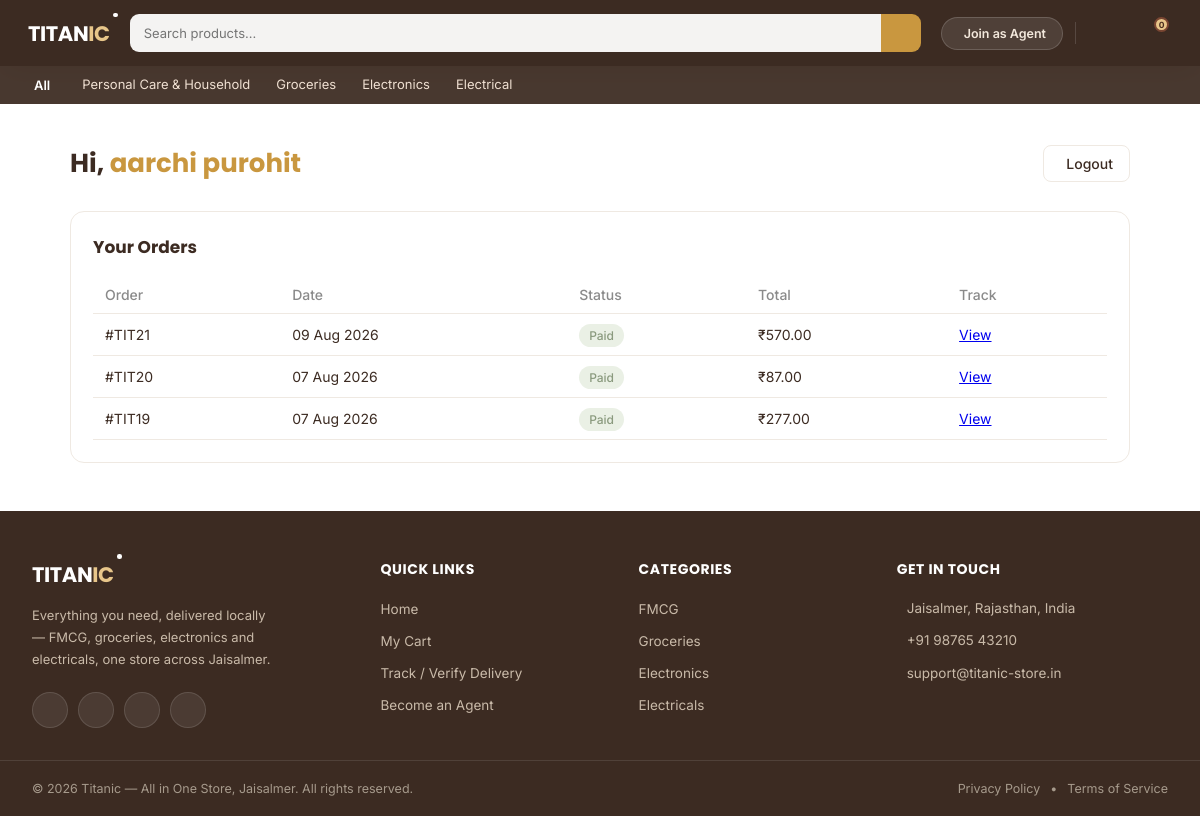
/customer/dashboard/ (signed in), run on an earlier commit of the app's database.
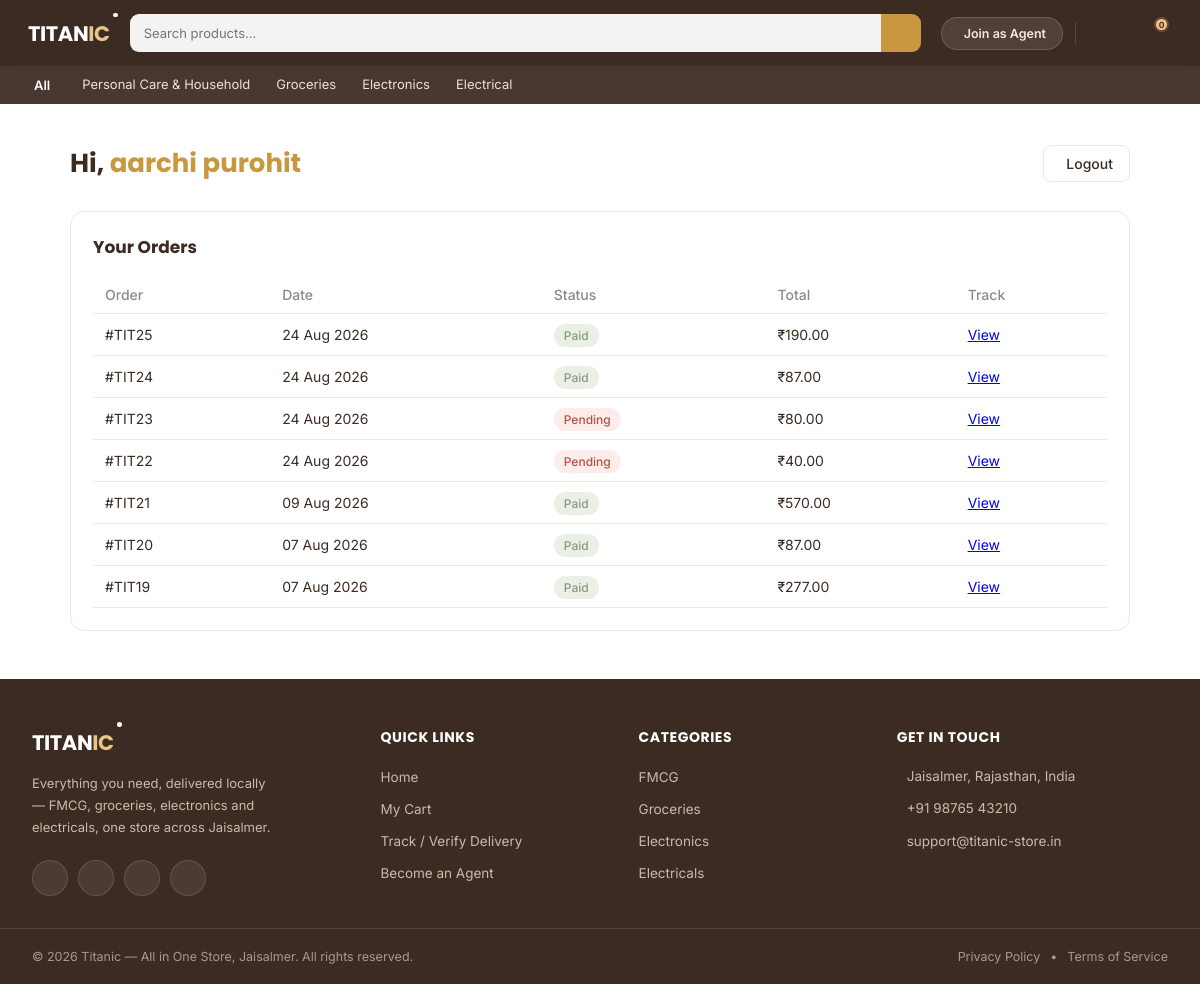
And on a later commit of the database.
### customers/models.py (models this page shows, shortened)
class Customer(models.Model):
    user = models.OneToOneField(User, on_delete=models.CASCADE)
    name = models.CharField(max_length=100)
    phone = models.CharField(max_length=15)
    created_at = models.DateTimeField(auto_now_add=True)

### orders/models.py (models this page shows, shortened)
class Order(models.Model):
    STATUS_CHOICES = [
        ('pending', 'Pending'),
        ('paid', 'Paid'),
        ('shipped', 'Shipped'),
        ('delivered', 'Delivered'),
    ]
    customer = models.ForeignKey(User, null=True, blank=True, on_delete=models.SET_NULL, related_name='orders')
    full_name = models.CharField(max_length=100)
    phone = models.CharField(max_length=15)
    address = models.TextField()
    pincode = models.CharField(max_length=10)
    referred_by = models.ForeignKey(Agent, null=True, blank=True, on_delete=models.SET_NULL)
    status = models.CharField(max_length=20, choices=STATUS_CHOICES, default='pending')
    delivery_otp = models.CharField(max_length=6, null=True, blank=True)
    razorpay_order_id = models.CharField(max_length=100, null=True, blank=True)
    created_at = models.DateTimeField(auto_now_add=True)

### customers/views.py (the view)
# urls.py: path('customer/dashboard/', views.customer_dashboard, name='customer_dashboard'),
@login_required(login_url='customer_login')
def customer_dashboard(request):
    if not hasattr(request.user, 'customer'):
        messages.error(request, 'Ye page sirf customers ke liye hai.')
        return redirect('customer_login')
    customer = request.user.customer
    orders = request.user.orders.all().order_by('-created_at')
    orders_with_total = []
    for order in orders:
        total = sum(item.price_at_purchase * item.quantity for item in order.items.all())
        orders_with_total.append({'order': order, 'total': total})
    return render(request, 'customers/dashboard.html', {
        'customer': customer,
        'orders_with_total': orders_with_total,
    })

### products/context_processors.py (called while the page is built)
def featured_categories(request):
    return {
        'featured_categories': {
            'fmcg': Categories.objects.filter(parent=None, name__in=['FMCG', 'Fmcg', 'Personal Care & Household', 'Personal Care & Household']).first(),
            'groceries': Categories.objects.filter(parent=None, name__in=['Groceries', 'Grocery']).first(),
            'electronics': Categories.objects.filter(parent=None, name__in=['Electronics']).first(),
            'electricals': Categories.objects.filter(parent=None, name__in=['Electrical', 'Electricals']).first(),
        }
    }

### customers/templates/customers/dashboard.html (shortened to what this page needs)
{% extends 'base.html' %}
{% load static %}
{% block content %}
<link rel="stylesheet" href="{% static 'customers/dashboard.css' %}">
<div class="dash-wrap">
    <div class="dash-header">
        <h1>Hi, <span>{{ customer.name }}</span></h1>
        <a href="{% url 'customer_logout' %}" class="dash-logout">
             Logout
        </a>
    </div>
    <div class="dash-section">
        <h3>Your Orders</h3>
        <table class="dash-table">
            <thead>
                <tr>
                    <th>Order</th>
                    <th>Date</th>
                    <th>Status</th>
                    <th>Total</th>
                    <th>Track</th>
                </tr>
            </thead>
            <tbody>
                {% for entry in orders_with_total %}
                <tr>
                    <td>#TIT{{ entry.order.id }}</td>
                    <td>{{ entry.order.created_at|date:"d M Y" }}</td>
                    <td><span class="badge badge-{{ entry.order.status }}">{{ entry.order.get_status_display }}</span></td>
                    <td>₹{{ entry.total }}</td>
                    <td><a href="{% url 'order_success' entry.order.id %}">View</a></td>
                </tr>
                {% empty %}
                <tr><td colspan="5" class="empty-row">No orders yet. Start shopping!</td></tr>
                {% endfor %}
            </tbody>
        </table>
    </div>
</div>
{% endblock %}

### templates/base.html (shortened to what this page needs)
{% load static %}
<!DOCTYPE html>
<html lang="en">
<head>
    <link rel="stylesheet" href="https://cdn.jsdelivr.net/npm/@tabler/icons-webfont@latest/tabler-icons.min.css">
    <link rel="stylesheet" href="{% static 'css/base.css' %}">
    <link rel="stylesheet" href="{% static 'css/footer.css' %}">
</head>
<body>
<nav class="navbar">
    <div class="logo">
        <span class="logo-text">TITAN<span class="logo-accent">IC<span class="logo-dot"></span></span></span>
    </div>
    <div class="search-bar">
        <input type="text" placeholder="Search products...">
        <button class="search-btn"></button>
    </div>
    <div class="nav-actions">
        <a href="{% url 'agent_signup' %}" class="agent-btn">
    <span>Join as Agent</span>
</a>
        {% if user.is_authenticated %}
<a href="{% url 'customer_dashboard' %}" class="nav-icon-btn">
</a>
{% else %}
<a href="{% url 'customer_login' %}" class="nav-icon-btn">
    <i class="ti ti-user"></i>
</a>
{% endif %}
        <a href="{% url 'view_cart' %}" class="nav-icon-btn">
            <span class="cart-badge" id="cart-badge">{{ request.session.cart|length }}</span>
        </a>
    </div>
</nav>
<div class="category-bar">
    <div class="cat-all-wrap">
        <div class="cat-all" id="catAllBtn">
            <span>All</span>
        </div>
    </div>
    {% if featured_categories.fmcg %}
    <a href="{% url 'category_detail' featured_categories.fmcg.id %}" class="cat-link"> Personal Care & Household</a>
    {% endif %}
    {% if featured_categories.groceries %}
    <a href="{% url 'category_detail' featured_categories.groceries.id %}" class="cat-link">Groceries</a>
    {% endif %}
    {% if featured_categories.electronics %}
    <a href="{% url 'category_detail' featured_categories.electronics.id %}" class="cat-link">Electronics</a>
    {% endif %}
    {% if featured_categories.electricals %}
    <a href="{% url 'category_detail' featured_categories.electricals.id %}" class="cat-link">Electrical</a>
    {% endif %}
</div>
    {% block content %}
    {% endblock %}
    <footer class="site-footer">
        <div class="footer-top">
            <div class="footer-col footer-brand">
                <div class="footer-logo">TITAN<span class="logo-accent">IC<span class="logo-dot"></span></span></div>
                <p class="footer-tagline">Everything you need, delivered locally — FMCG, groceries, electronics and electricals, one store across Jaisalmer.</p>
                <div class="footer-social">
                    <a href="#" class="footer-social-icon" aria-label="Facebook"></a>
                    <a href="#" class="footer-social-icon" aria-label="Instagram"></a>
                    <a href="#" class="footer-social-icon" aria-label="WhatsApp"></a>
                    <a href="#" class="footer-social-icon" aria-label="X"></a>
                </div>
            </div>
            <div class="footer-col">
                <h4>Quick Links</h4>
                <ul>
                    <li><a href="{% url 'product_list' %}">Home</a></li>
                    <li><a href="{% url 'view_cart' %}">My Cart</a></li>
                    <li><a href="{% url 'verify_delivery' %}">Track / Verify Delivery</a></li>
                    <li><a href="{% url 'agent_signup' %}">Become an Agent</a></li>
                </ul>
            </div>
            <div class="footer-col">
                <h4>Categories</h4>
                <ul>
                    <li><a href="#">FMCG</a></li>
                    <li><a href="#">Groceries</a></li>
                    <li><a href="#">Electronics</a></li>
                    <li><a href="#">Electricals</a></li>
                </ul>
            </div>
            <div class="footer-col">
                <h4>Get in Touch</h4>
                <ul class="footer-contact">
                    <li> Jaisalmer, Rajasthan, India</li>
                    <li> +91 98765 43210</li>
                    <li> support@titanic-store.in</li>
                </ul>
            </div>
        </div>
        <div class="footer-bottom">
            <p>&copy; 2026 Titanic — All in One Store, Jaisalmer. All rights reserved.</p>
            <div class="footer-bottom-links">
                <a href="#">Privacy Policy</a>
                <span>•</span>
                <a href="#">Terms of Service</a>
            </div>
        </div>
    </footer>
</body>
</html>

### static/css/base.css (style rules this page uses)
:root { --brand-primary: #7A4632; --brand-accent: #C9973F; --brand-accent-light: #E8C68A; --brand-bg-warm: #F6F1EA; --brand-bg-light: #F8F4EE; --brand-text-dark: #3C2B22; --brand-border: #EFE9E2; --brand-discount: #B0553F; --brand-instock: #8A9A7E; }
* { margin: 0; padding: 0; box-sizing: border-box; }
body { font-family: 'Inter', sans-serif; color: var(--brand-text-dark); }
.navbar { display: flex; align-items: center; gap: 20px; background: var(--brand-text-dark); padding: 14px 28px; box-shadow: 0 8px 24px -8px rgba(122, 70, 50, 0.45); }
.logo { flex-shrink: 0; }
.logo-text { font-family: 'Poppins', sans-serif; font-weight: 700; font-size: 21px; color: #FFFFFF; letter-spacing: -0.4px; }
.logo-accent { color: #E8C68A; position: relative; }
.logo-dot { position: absolute; top: -6px; right: -8px; width: 4.5px; height: 4.5px; border-radius: 50%; background: #FFFFFF; }
.search-bar { flex-grow: 1; display: flex; height: 38px; }
.search-bar input { flex-grow: 1; border: none; background: rgba(255,255,255,0.94); border-radius: 9px 0 0 9px; padding: 0 14px; font-size: 13px; outline: none; font-family: 'Inter', sans-serif; color: var(--brand-text-dark); }
.search-btn { width: 40px; background: var(--brand-accent); border: none; border-radius: 0 9px 9px 0; cursor: pointer; display: flex; align-items: center; justify-content: center; font-size: 15px; color: #FFFFFF; }
.nav-actions { display: flex; align-items: center; gap: 8px; flex-shrink: 0; }
.agent-btn { display: flex; align-items: center; gap: 6px; background: rgba(255,255,255,0.1); border: 1px solid rgba(255,255,255,0.16); color: #F3E8DC; padding: 8px 16px; border-radius: 20px; font-size: 12.5px; font-weight: 600; white-space: nowrap; cursor: pointer; text-decoration: none; }
.nav-icon-btn { width: 38px; height: 38px; border-radius: 10px; display: flex; align-items: center; justify-content: center; position: relative; text-decoration: none; transition: background 0.15s ease; }
.cart-badge { position: absolute; top: 3px; right: 3px; background: var(--brand-accent-light, #E8C68A); color: #4A2E1F; font-size: 8.5px; font-weight: 700; width: 15px; height: 15px; border-radius: 50%; display: flex; align-items: center; justify-content: center; border: 2px solid var(--brand-primary); }
.category-bar { display: flex; align-items: center; gap: 26px; background: #3c2b22ef; padding: 10px 28px; }
.cat-all-wrap { position: relative; }
.cat-all { display: flex; align-items: center; gap: 6px; color: #FFFFFF; font-size: 13px; font-weight: 600; cursor: pointer; }
.cat-link { color: #F0E0D2; font-size: 13px; text-decoration: none; padding-bottom: 2px; }

### customers/static/customers/dashboard.css (style rules this page uses)
.dash-wrap { max-width: 1100px; margin: 40px auto; padding: 0 20px; }
.dash-header { display: flex; justify-content: space-between; align-items: center; margin-bottom: 28px; flex-wrap: wrap; gap: 12px; }
.dash-header h1 { font-family: 'Poppins', sans-serif; font-size: 26px; color: var(--brand-text-dark); }
.dash-header h1 span { color: var(--brand-accent); }
.dash-logout { display: flex; align-items: center; gap: 6px; padding: 9px 16px; border-radius: 8px; border: 1px solid var(--brand-border); background: #fff; color: var(--brand-text-dark); text-decoration: none; font-size: 14px; font-weight: 500; }
.dash-section { background: #fff; border: 1px solid var(--brand-border); border-radius: 14px; padding: 22px; margin-bottom: 24px; }
.dash-section h3 { font-family: 'Poppins', sans-serif; font-size: 17px; margin-bottom: 16px; color: var(--brand-text-dark); }
.dash-table { width: 100%; border-collapse: collapse; font-size: 14px; }
.dash-table th { text-align: left; padding: 10px 12px; color: #8a8a8a; font-weight: 500; border-bottom: 1px solid var(--brand-border); }
.dash-table td { padding: 12px; border-bottom: 1px solid var(--brand-border); color: var(--brand-text-dark); }
.badge { padding: 4px 10px; border-radius: 20px; font-size: 12px; font-weight: 500; }
.badge-pending { background: #FDECEC; color: var(--brand-discount); }
.badge-paid { background: #EAF0E5; color: var(--brand-instock); }

What changed in the data, as far as the page shows it:
added Order: order.id "25", order.created_at "24 Aug 2026", order.status "Paid", total "190.00"
added Order: order.id "24", order.created_at "24 Aug 2026", order.status "Paid", total "87.00"
added Order: order.id "23", order.created_at "24 Aug 2026", order.status "Pending", total "80.00"
added Order: order.id "22", order.created_at "24 Aug 2026", order.status "Pending", total "40.00"
